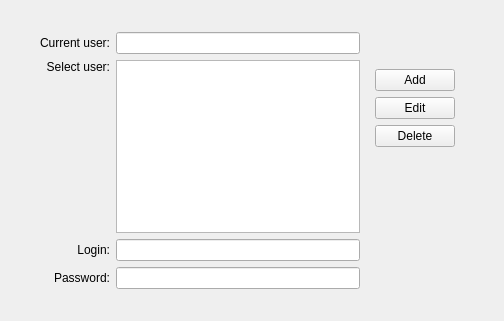
<?xml version="1.0" encoding="UTF-8"?>
<ui version="4.0">
 <class>Welcome</class>
 <widget class="QWidget" name="Welcome">
  <property name="geometry">
   <rect>
    <x>0</x>
    <y>0</y>
    <width>504</width>
    <height>321</height>
   </rect>
  </property>
  <property name="windowTitle">
   <string>Form</string>
  </property>
  <layout class="QVBoxLayout" name="verticalLayout_4">
   <item>
    <layout class="QGridLayout" name="gridLayout">
     <item row="2" column="0">
      <spacer name="horizontalSpacer_2">
       <property name="orientation">
        <enum>Qt::Horizontal</enum>
       </property>
       <property name="sizeHint" stdset="0">
        <size>
         <width>40</width>
         <height>20</height>
        </size>
       </property>
      </spacer>
     </item>
     <item row="0" column="2">
      <spacer name="verticalSpacer_2">
       <property name="orientation">
        <enum>Qt::Vertical</enum>
       </property>
       <property name="sizeHint" stdset="0">
        <size>
         <width>20</width>
         <height>40</height>
        </size>
       </property>
      </spacer>
     </item>
     <item row="2" column="4">
      <spacer name="horizontalSpacer">
       <property name="orientation">
        <enum>Qt::Horizontal</enum>
       </property>
       <property name="sizeHint" stdset="0">
        <size>
         <width>40</width>
         <height>20</height>
        </size>
       </property>
      </spacer>
     </item>
     <item row="4" column="2">
      <widget class="QLineEdit" name="PasswordEdit">
       <property name="inputMask">
        <string/>
       </property>
       <property name="echoMode">
        <enum>QLineEdit::Password</enum>
       </property>
      </widget>
     </item>
     <item row="4" column="1">
      <widget class="QLabel" name="label">
       <property name="text">
        <string>Password:</string>
       </property>
       <property name="alignment">
        <set>Qt::AlignRight|Qt::AlignTrailing|Qt::AlignVCenter</set>
       </property>
      </widget>
     </item>
     <item row="2" column="1">
      <layout class="QVBoxLayout" name="verticalLayout_2">
       <item>
        <widget class="QLabel" name="label_2">
         <property name="layoutDirection">
          <enum>Qt::LeftToRight</enum>
         </property>
         <property name="text">
          <string>Select user:</string>
         </property>
         <property name="alignment">
          <set>Qt::AlignRight|Qt::AlignTrailing|Qt::AlignVCenter</set>
         </property>
        </widget>
       </item>
       <item>
        <spacer name="verticalSpacer_3">
         <property name="orientation">
          <enum>Qt::Vertical</enum>
         </property>
         <property name="sizeHint" stdset="0">
          <size>
           <width>20</width>
           <height>40</height>
          </size>
         </property>
        </spacer>
       </item>
      </layout>
     </item>
     <item row="6" column="2">
      <spacer name="verticalSpacer">
       <property name="orientation">
        <enum>Qt::Vertical</enum>
       </property>
       <property name="sizeHint" stdset="0">
        <size>
         <width>20</width>
         <height>40</height>
        </size>
       </property>
      </spacer>
     </item>
     <item row="5" column="2">
      <layout class="QGridLayout" name="grid_button"/>
     </item>
     <item row="3" column="2">
      <widget class="QLineEdit" name="LoginEdit">
       <property name="readOnly">
        <bool>true</bool>
       </property>
      </widget>
     </item>
     <item row="3" column="1">
      <widget class="QLabel" name="label_3">
       <property name="text">
        <string>Login:</string>
       </property>
       <property name="alignment">
        <set>Qt::AlignRight|Qt::AlignTrailing|Qt::AlignVCenter</set>
       </property>
      </widget>
     </item>
     <item row="2" column="2">
      <widget class="QListView" name="listView"/>
     </item>
     <item row="1" column="2">
      <widget class="QLineEdit" name="lineEdit_Cu_Us">
       <property name="readOnly">
        <bool>true</bool>
       </property>
      </widget>
     </item>
     <item row="1" column="1">
      <widget class="QLabel" name="label_4">
       <property name="text">
        <string>Current user:</string>
       </property>
       <property name="alignment">
        <set>Qt::AlignRight|Qt::AlignTrailing|Qt::AlignVCenter</set>
       </property>
      </widget>
     </item>
     <item row="2" column="3">
      <widget class="QWidget" name="widgetEditButton" native="true">
       <layout class="QVBoxLayout" name="verticalLayout_3">
        <item>
         <layout class="QVBoxLayout" name="verticalLayout">
          <item>
           <widget class="QPushButton" name="AddButton">
            <property name="text">
             <string>Add</string>
            </property>
           </widget>
          </item>
          <item>
           <widget class="QPushButton" name="EditButton">
            <property name="text">
             <string>Edit</string>
            </property>
           </widget>
          </item>
          <item>
           <widget class="QPushButton" name="DeleteButton">
            <property name="text">
             <string>Delete</string>
            </property>
           </widget>
          </item>
          <item>
           <spacer name="verticalSpacer_4">
            <property name="orientation">
             <enum>Qt::Vertical</enum>
            </property>
            <property name="sizeHint" stdset="0">
             <size>
              <width>20</width>
              <height>40</height>
             </size>
            </property>
           </spacer>
          </item>
         </layout>
        </item>
       </layout>
      </widget>
     </item>
    </layout>
   </item>
  </layout>
 </widget>
 <resources/>
 <connections/>
</ui>
